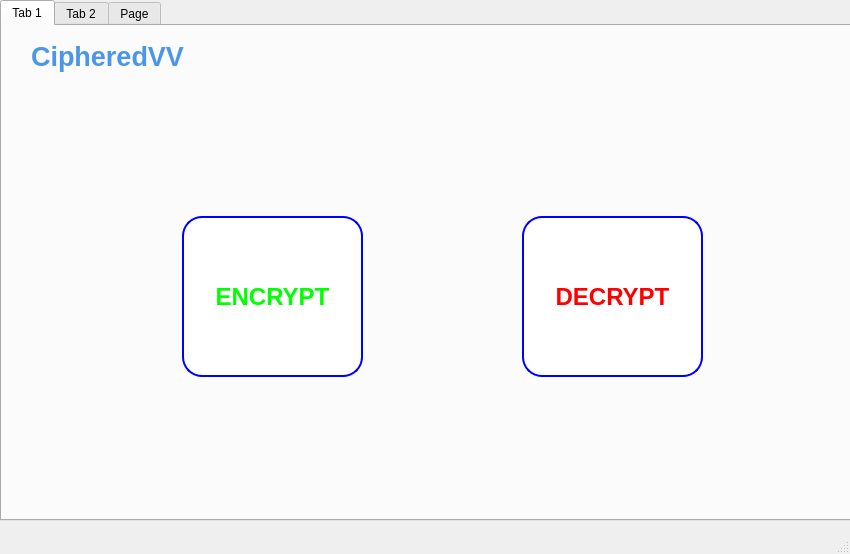
<?xml version="1.0" encoding="UTF-8"?>
<ui version="4.0">
 <class>MainWindow</class>
 <widget class="QMainWindow" name="MainWindow">
  <property name="geometry">
   <rect>
    <x>0</x>
    <y>0</y>
    <width>850</width>
    <height>554</height>
   </rect>
  </property>
  <property name="windowTitle">
   <string>MainWindow</string>
  </property>
  <property name="windowIcon">
   <iconset>
    <normaloff>../assets/img/icon/shield.png</normaloff>../assets/img/icon/shield.png</iconset>
  </property>
  <widget class="QWidget" name="centralwidget">
   <widget class="QTabWidget" name="tabWidget">
    <property name="geometry">
     <rect>
      <x>0</x>
      <y>0</y>
      <width>851</width>
      <height>521</height>
     </rect>
    </property>
    <property name="styleSheet">
     <string notr="true">
</string>
    </property>
    <property name="currentIndex">
     <number>0</number>
    </property>
    <widget class="QWidget" name="tab_4">
     <attribute name="title">
      <string>Tab 1</string>
     </attribute>
     <widget class="QLabel" name="appname">
      <property name="geometry">
       <rect>
        <x>10</x>
        <y>10</y>
        <width>191</width>
        <height>41</height>
       </rect>
      </property>
      <property name="font">
       <font>
        <pointsize>20</pointsize>
        <weight>75</weight>
        <bold>true</bold>
       </font>
      </property>
      <property name="styleSheet">
       <string notr="true">color: rgb(75, 150, 230);</string>
      </property>
      <property name="text">
       <string>CipheredVV</string>
      </property>
      <property name="alignment">
       <set>Qt::AlignCenter</set>
      </property>
     </widget>
     <widget class="QPushButton" name="pushButtonEncrypt">
      <property name="geometry">
       <rect>
        <x>180</x>
        <y>190</y>
        <width>181</width>
        <height>161</height>
       </rect>
      </property>
      <property name="font">
       <font>
        <pointsize>18</pointsize>
        <weight>75</weight>
        <bold>true</bold>
       </font>
      </property>
      <property name="styleSheet">
       <string notr="true">QPushButton{
	border-radius:20px;
	border: 2px solid blue;
	background-color: white;
	color:rgb(0, 255, 0);
}
QPushButton:hover{
	border: none;
	background-color:rgb(238, 245, 255);
}</string>
      </property>
      <property name="text">
       <string>ENCRYPT</string>
      </property>
     </widget>
     <widget class="QPushButton" name="pushButtonDecrypt">
      <property name="geometry">
       <rect>
        <x>520</x>
        <y>190</y>
        <width>181</width>
        <height>161</height>
       </rect>
      </property>
      <property name="font">
       <font>
        <pointsize>18</pointsize>
        <weight>75</weight>
        <bold>true</bold>
       </font>
      </property>
      <property name="styleSheet">
       <string notr="true">QPushButton{
	border-radius:20px;
	border: 2px solid blue;
	background-color: white;
	color: red;
}
QPushButton:hover{
	border: none;
	background-color:rgb(238, 245, 255);
}</string>
      </property>
      <property name="text">
       <string>DECRYPT</string>
      </property>
     </widget>
    </widget>
    <widget class="QWidget" name="tab_5">
     <attribute name="title">
      <string>Tab 2</string>
     </attribute>
     <widget class="QPushButton" name="pushButtonHomeE">
      <property name="geometry">
       <rect>
        <x>0</x>
        <y>0</y>
        <width>91</width>
        <height>61</height>
       </rect>
      </property>
      <property name="styleSheet">
       <string notr="true">border-radius:10px;
background-color: transparent;</string>
      </property>
      <property name="text">
       <string/>
      </property>
      <property name="icon">
       <iconset resource="../icon.qrc">
        <normaloff>:/assets/img/icon/home-button.png</normaloff>:/assets/img/icon/home-button.png</iconset>
      </property>
      <property name="iconSize">
       <size>
        <width>40</width>
        <height>40</height>
       </size>
      </property>
     </widget>
     <widget class="QFrame" name="frame">
      <property name="geometry">
       <rect>
        <x>400</x>
        <y>42</y>
        <width>371</width>
        <height>441</height>
       </rect>
      </property>
      <property name="styleSheet">
       <string notr="true">border-radius: 30px;
border: 2px soldi white;
background-color: #f0f0f0;
</string>
      </property>
      <property name="frameShape">
       <enum>QFrame::StyledPanel</enum>
      </property>
      <property name="frameShadow">
       <enum>QFrame::Raised</enum>
      </property>
      <widget class="QPushButton" name="uploadButton">
       <property name="geometry">
        <rect>
         <x>100</x>
         <y>340</y>
         <width>161</width>
         <height>61</height>
        </rect>
       </property>
       <property name="font">
        <font>
         <family>Segoe UI</family>
         <pointsize>12</pointsize>
         <weight>75</weight>
         <bold>true</bold>
        </font>
       </property>
       <property name="acceptDrops">
        <bool>true</bool>
       </property>
       <property name="styleSheet">
        <string notr="true">QPushButton{
	border-radius: 25px;
	color: white;
	background: rgb(85, 170, 255);
}
QPushButton:hover{
	background-color: rgb(75, 150, 230);
	border: 6px solid rgb(75, 150, 230);
}

</string>
       </property>
       <property name="text">
        <string>Upload File</string>
       </property>
      </widget>
      <widget class="QLabel" name="label">
       <property name="geometry">
        <rect>
         <x>140</x>
         <y>410</y>
         <width>131</width>
         <height>21</height>
        </rect>
       </property>
       <property name="font">
        <font>
         <family>Segoe UI</family>
         <pointsize>11</pointsize>
         <weight>75</weight>
         <bold>true</bold>
        </font>
       </property>
       <property name="text">
        <string>or drop a file</string>
       </property>
      </widget>
      <widget class="QLabel" name="iconLabel">
       <property name="geometry">
        <rect>
         <x>70</x>
         <y>30</y>
         <width>251</width>
         <height>261</height>
        </rect>
       </property>
       <property name="styleSheet">
        <string notr="true">width: 50%;
height: 50%</string>
       </property>
       <property name="text">
        <string/>
       </property>
       <property name="pixmap">
        <pixmap>../assets/img/icon/file.png</pixmap>
       </property>
       <property name="scaledContents">
        <bool>false</bool>
       </property>
      </widget>
      <widget class="QLineEdit" name="lineEditfilename">
       <property name="geometry">
        <rect>
         <x>90</x>
         <y>300</y>
         <width>171</width>
         <height>31</height>
        </rect>
       </property>
       <property name="styleSheet">
        <string notr="true">background-color: transparent;
height: 1px;
width: 20px;

</string>
       </property>
       <property name="text">
        <string/>
       </property>
       <property name="dragEnabled">
        <bool>false</bool>
       </property>
      </widget>
     </widget>
     <widget class="QPlainTextEdit" name="plainTextEdit">
      <property name="geometry">
       <rect>
        <x>70</x>
        <y>140</y>
        <width>321</width>
        <height>311</height>
       </rect>
      </property>
      <property name="font">
       <font>
        <family>Segoe Print</family>
        <pointsize>12</pointsize>
       </font>
      </property>
      <property name="styleSheet">
       <string notr="true">background: transparent;
border:none;</string>
      </property>
      <property name="readOnly">
       <bool>true</bool>
      </property>
      <property name="plainText">
       <string>Easily fortify your valuable files with our intuitive and reliable encryption software. With user-friendly features, encrypting your files becomes a seamless and efficient process, guaranteeing ease of use and accessibility.</string>
      </property>
      <property name="maximumBlockCount">
       <number>-3</number>
      </property>
     </widget>
    </widget>
    <widget class="QWidget" name="tab_6">
     <attribute name="title">
      <string>Page</string>
     </attribute>
     <widget class="QPushButton" name="pushButtonHomeD">
      <property name="geometry">
       <rect>
        <x>0</x>
        <y>0</y>
        <width>91</width>
        <height>61</height>
       </rect>
      </property>
      <property name="styleSheet">
       <string notr="true">border-radius:10px;
background-color: transparent;</string>
      </property>
      <property name="text">
       <string/>
      </property>
      <property name="icon">
       <iconset resource="../icon.qrc">
        <normaloff>:/assets/img/icon/home-button.png</normaloff>:/assets/img/icon/home-button.png</iconset>
      </property>
      <property name="iconSize">
       <size>
        <width>40</width>
        <height>40</height>
       </size>
      </property>
     </widget>
    </widget>
   </widget>
  </widget>
  <widget class="QMenuBar" name="menubar">
   <property name="geometry">
    <rect>
     <x>0</x>
     <y>0</y>
     <width>850</width>
     <height>21</height>
    </rect>
   </property>
  </widget>
  <widget class="QStatusBar" name="statusbar"/>
 </widget>
 <resources>
  <include location="../icon.qrc"/>
 </resources>
 <connections/>
</ui>
